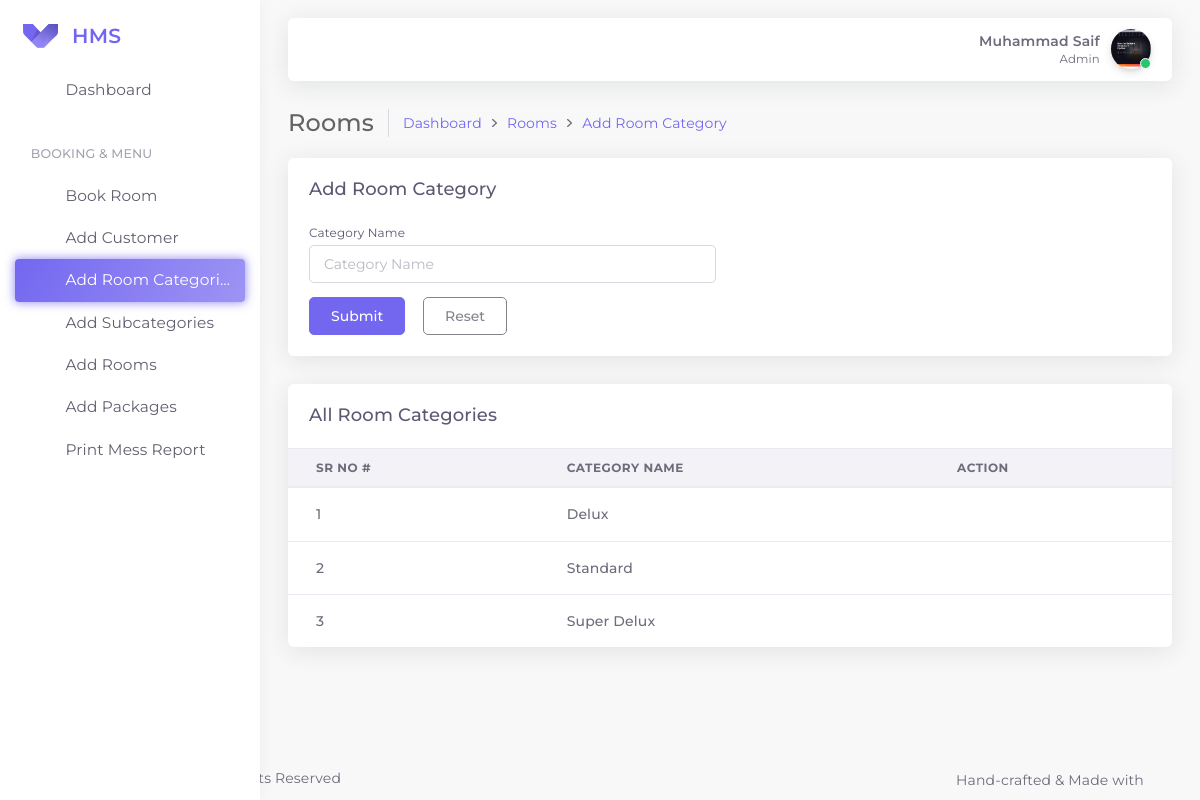
/themes/pages/addroomcategory.php (signed in), run on the app's committed database.
### tables this page shows
CREATE TABLE `hms_rooms_categories` (
  `rcid` int(11) NOT NULL,
  `category_name` varchar(100) NOT NULL,
  `created_at` datetime NOT NULL DEFAULT current_timestamp()
);

### app-assets/classes/Rooms.php (called while the page is built, shortened)
<?php
class Rooms
{
    protected $conn;
    public function __construct($conn)
    {
        $this->conn = $conn;
    }
    public function get_room_categories()
    {
        $stmt = $this->conn->prepare("SELECT * FROM hms_rooms_categories");
        $stmt->execute();
        $stmt->setFetchMode(PDO::FETCH_ASSOC);
        $categories = $stmt->fetchAll();
        if ($categories) {
            return $categories;
        } else {
            return false;
        }
    }
}

### app-assets/includes/getcategory.php (the view, shortened to what this page needs)
<?php
$db = new DbConnect;
$conn = $db->DbConnection();
$rooms = new Rooms($conn);
$categories = $rooms->get_room_categories();
?>
<div class="row" id="basic-table">
    <div class="col-12">
        <div class="card">
            <div class="card-header">
                <h4 class="card-title">All Room Categories</h4>
            </div>
            <div class="table-responsive">
                <table class="table">
                    <thead>
                        <tr>
                            <th>Sr No #</th>
                            <th>Category Name</th>
                            <th>Action</th>
                        </tr>
                    </thead>
                    <tbody>
                        <?php
                        if ($categories) {
                            foreach ($categories as $category) {
                                echo '<tr>
                            <td>
                                <span class="font-weight-bold">' . $category["rcid"] . '</span>
                            </td>
                            <td class="font-weight-bold">' . $category["category_name"] . '</td>
                            <td>
                                <div class="dropdown">
                                    <button type="button" class="btn btn-sm dropdown-toggle hide-arrow" data-toggle="dropdown">
                                        <i data-feather="more-vertical"></i>
                                    </button>
                                    <div class="dropdown-menu">
                                        <a class="dropdown-item" href="javascript:void(0);">
                                            <button type="button" class="btn btn-outline-primary btnedit" data-toggle="modal" data-target="#inlineForm">
                                                <i data-feather="edit-2" class="mr-50"></i>
                                                <span>Edit</span>
                                            </button>
                                        </a>
                                        <a class="dropdown-item" href="javascript:void(0);">
                                            <button type="button" class="btn btn-outline-danger btndelete" data-toggle="modal" data-target="#DeleteForm">
                                                <i data-feather="trash" class="mr-50"></i>
                                                <span>Delete</span>
                                            </button>
                                        </a>
                                    </div>
                                </div>
                            </td>
                        </tr>';
                            }
                        } else {
                            echo "<tr><td class='p-1'> No categories Found.</td><tr>";
                        }
                        ?>
                    </tbody>
                </table>
            </div>
        </div>
    </div>
</div>

### data on the page
hms_rooms_categories: rcid "1", category_name "Delux"
hms_rooms_categories: rcid "2", category_name "Standard"
hms_rooms_categories: rcid "3", category_name "Super Delux"

### other printed values
$_SESSION["full_name"] "Muhammad Saif"
$_SESSION["role_id"] "Admin"
